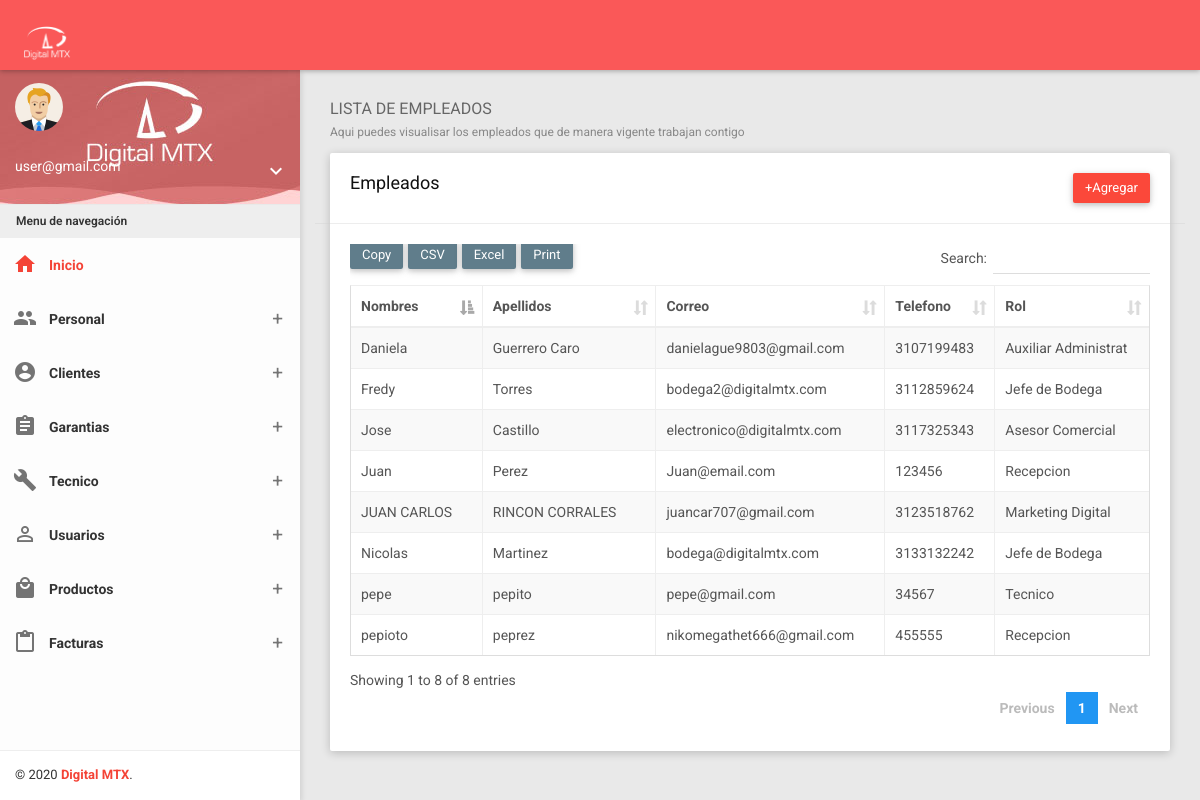
Screenshot of /?controller=person&method=list (signed in) with the database file from the repository.
### tables this page shows
CREATE TABLE `dtm_empleados` (
  `id` int(11) NOT NULL,
  `sesion` text DEFAULT NULL,
  `nombre` varchar(50) NOT NULL,
  `apellidos` varchar(50) NOT NULL,
  `tipodoc` varchar(10) NOT NULL,
  `identificacion` varchar(50) NOT NULL,
  `correo` varchar(150) NOT NULL,
  `telefono` varchar(20) NOT NULL,
  `genero` varchar(10) NOT NULL,
  `sucursal` varchar(50) NOT NULL,
  `cargo` varchar(50) NOT NULL,
  `fechanac` varchar(20) NOT NULL,
  `password` varchar(250) NOT NULL,
  `finanza` tinyint(1) DEFAULT NULL,
  `chat` tinyint(1) DEFAULT NULL,
  `verperfil` tinyint(1) DEFAULT NULL,
  `despacho` tinyint(1) DEFAULT NULL,
  `productos` tinyint(1) DEFAULT NULL,
  `contenido` tinyint(1) DEFAULT NULL,
  `factura` tinyint(1) DEFAULT NULL,
  `mail` tinyint(1) DEFAULT NULL,
  `activo` tinyint(1) DEFAULT NULL
);

### Models/Person.php (called while the page is built, shortened)
<?php
class Person {
    private $pdo ;
    public function __construct()
    {
        try {
            $this->pdo = new Conexion;
        } catch ( PDOException $e) {
            die($e->getMessage());
        }
    }
    public function getAll()
    {
        try {
            $strSql = "SELECT * from dtm_empleados";
            $query = $this->pdo->select($strSql);
            return $query;
        } catch ( PDOException $e) {
            die($e->getMessage());
        }
    }
}

### Providers/Database.php (called while the page is built, shortened)
<?php
class Conexion extends PDO
{
	public function select($strSql, $arrayData = array(), $fetchMode = PDO::FETCH_OBJ)
	{
		$query = $this->prepare($strSql);
		if (!$query->execute())
			echo "Error, la consulta no se realizó";
		else
			return $query->fetchAll($fetchMode);
	}
}

### Views/Persons/list.php (the view)
<section class="content">
        <div class="container-fluid">
            <div class="block-header">
                <h2>
                    LISTA DE EMPLEADOS
                    <small>Aqui puedes visualisar los empleados que de manera vigente trabajan contigo</small>
                </h2>
            </div>
            <div class="row clearfix">
                <div class="col-lg-12 col-md-12 col-sm-12 col-xs-12">
                    <div class="card">
                        <div class="header row">
                            <div class="col-sm-6">
                                <h2>Empleados</h2>
                            </div>
                            <div class="col-sm-6 text-right">
                                <a href="?controller=person&method=new" class="btn btn-danger">+Agregar</a>
                            </div>
                        </div>
                        <div class="body">
                            <div class="table-responsive">
                                <table class="table table-bordered table-striped table-hover dataTable js-exportable">
                                    <thead>
                                        <tr>
                                            <th>Nombres</th>
                                            <th>Apellidos</th>
                                            <th>Correo</th>
                                            <th>Telefono</th>
                                            <th>Rol</th>
                                        </tr>
                                    </thead>
                                    <tbody>
                                        <?php foreach ($persons as $person) { ?>
                                            <tr>
                                                <td><?php echo $person->nombre ?></td>
                                                <td><?php echo $person->apellidos ?></td>
                                                <td><?php echo $person->correo ?></td>
                                                <td><?php echo $person->telefono ?></td>
                                                <td><?php echo $person->cargo ?></td>
                                            </tr>
                                        <?php } ?>
                                    </tbody>
                                </table>
                            </div>
                        </div>
                    </div>
                </div>
            </div>
        </div>
    </section>

### rows the page displays
dtm_empleados: nombre "Jose", apellidos "Castillo", correo "electronico@digitalmtx.com", telefono "3117325343", cargo "Asesor Comercial"
dtm_empleados: nombre "Daniela", apellidos "Guerrero Caro", correo "danielague9803@gmail.com", telefono "3107199483", cargo "Auxiliar Administrat"
dtm_empleados: nombre "Nicolas", apellidos "Martinez", correo "bodega@digitalmtx.com", telefono "3133132242", cargo "Jefe de Bodega"
dtm_empleados: nombre "Fredy", apellidos "Torres", correo "bodega2@digitalmtx.com", telefono "3112859624", cargo "Jefe de Bodega"
dtm_empleados: nombre "JUAN CARLOS", apellidos "RINCON CORRALES", correo "juancar707@gmail.com", telefono "3123518762", cargo "Marketing Digital"
dtm_empleados: nombre "Juan", apellidos "Perez", correo "Juan@email.com", telefono "123456", cargo "Recepcion"
dtm_empleados: nombre "pepe", apellidos "pepito", correo "pepe@gmail.com", telefono "34567", cargo "Tecnico"
dtm_empleados: nombre "pepioto", apellidos "peprez", correo "nikomegathet666@gmail.com", telefono "455555", cargo "Recepcion"

### other values shown
$_SESSION['user']->usuario "user@gmail.com"
